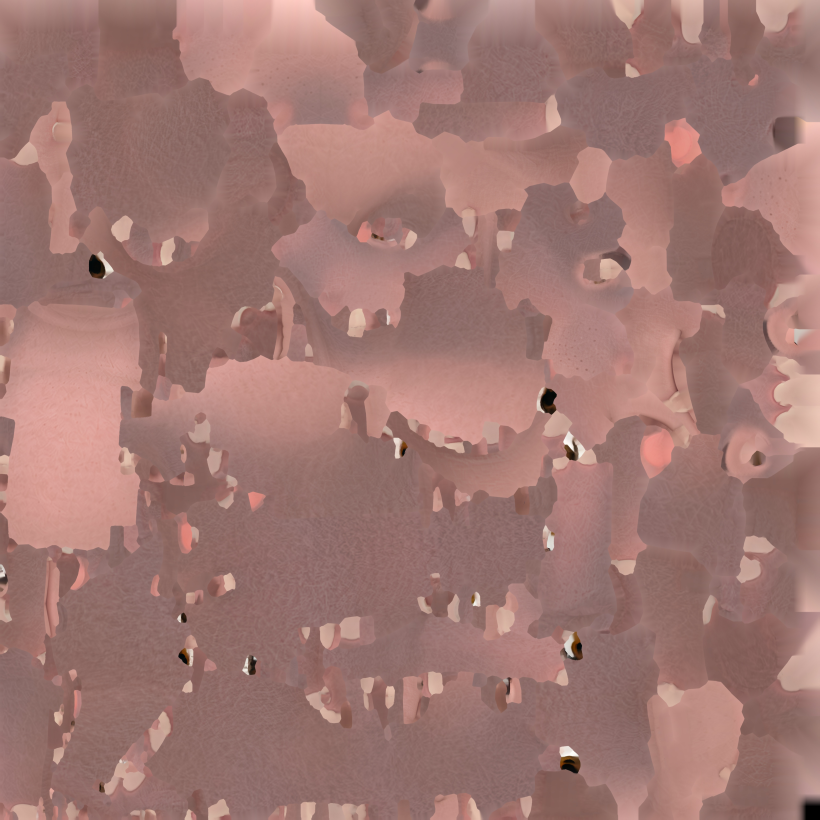
#> input picture assets/models/hippo/tripo-p2/hippo.fbm/hippo_basecolor.jpg, 4096 x 4096 px, found by its file name (shown at 1/5 size)
$ python hippo-maps.py
#> lines starting #> are read from the running program, lines starting #| are printed output that depends on the picture; after the words box and inside, x2 and y2 are one past the last pixel; in counts of white or black regions, pixels touching at a corner belong together
# Writes the web color map and the web normal map of the Tripo hippo from the maps of its FBX
# (design 4.5, assets/models/hippo/README.md, "Color map" and "Normal map"). The color map is the
# source image at 2048 pixels, with no change of a color: the skin, the ears, the teeth, and the
# eye paint stay as the FBX shows them. The normal map limits each tilt of the source, scales it to
# 1024 pixels, and stores the tilts times NORMAL_MAP_GAIN of src/scene/fur.ts. The output depends
# only on the input files and on cwebp 1.5.0.
#
# Usage: uv run --no-project --with numpy==2.5.4 --with pillow==13.0.0 python -I tools/hippo-maps.py
import os
import subprocess
import sys
import tempfile

import numpy as np
from PIL import Image

SOURCE = 'assets/models/hippo/tripo-p2/hippo.fbm/hippo_basecolor.jpg'
NORMAL_SOURCE = 'assets/models/hippo/tripo-p2/hippo.fbm/hippo_normal.jpg'
COLOR_OUT = 'assets/models/hippo/tripo-hand/hippo-color.webp'
NORMAL_OUT = 'assets/models/hippo/tripo-hand/hippo-normal.webp'
SIZE = 2048
NORMAL_SIZE = 1024
QUALITY = 60
#: The largest length of the x, y tilt of a normal of the source, and the gain of the stored tilts
#: (`NORMAL_MAP_GAIN` of src/scene/fur.ts). A larger tilt is a baked edge of the source mesh.
NORMAL_LIMIT = 0.2
NORMAL_GAIN = 4


def color_map():
    """Writes the color map: the source scaled to SIZE (Lanczos), WebP quality QUALITY, method 6."""
    image = Image.open(SOURCE).convert('RGB').resize((SIZE, SIZE), Image.LANCZOS)
    image.save(COLOR_OUT, 'WEBP', quality=QUALITY, method=6)
    print(f'{COLOR_OUT}: {SIZE} x {SIZE}, {os.path.getsize(COLOR_OUT)} bytes')


def normal_map():
    """Writes the normal map of the fur: each x, y tilt of the source limited to the length
    NORMAL_LIMIT, a box scale to NORMAL_SIZE, then the tilts times NORMAL_GAIN in red and green,
    255 in blue (the shader does not read it), and cwebp -q 60 -sharp_yuv -m 6. The limit comes
    before the gain, so that no stored value clips."""
    a = np.asarray(Image.open(NORMAL_SOURCE).convert('RGB')).astype(np.float64) / 255 * 2 - 1
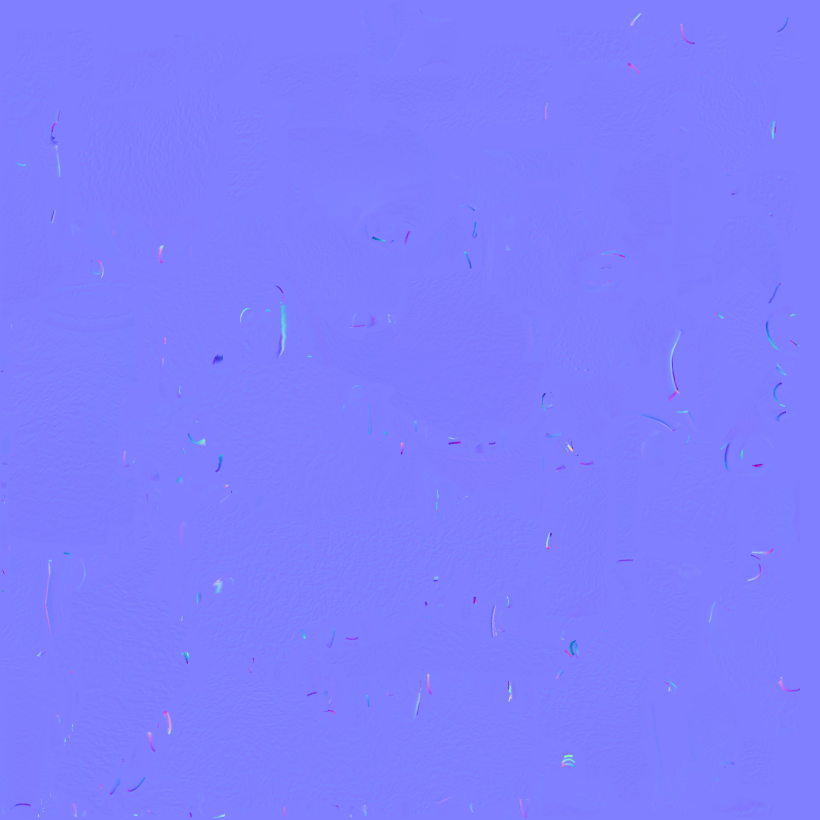
#> input picture assets/models/hippo/tripo-p2/hippo.fbm/hippo_normal.jpg, 4096 x 4096 px, found by its file name (shown at 1/5 size)
    t = a[..., :2].copy()
    length = np.linalg.norm(t, axis=-1)
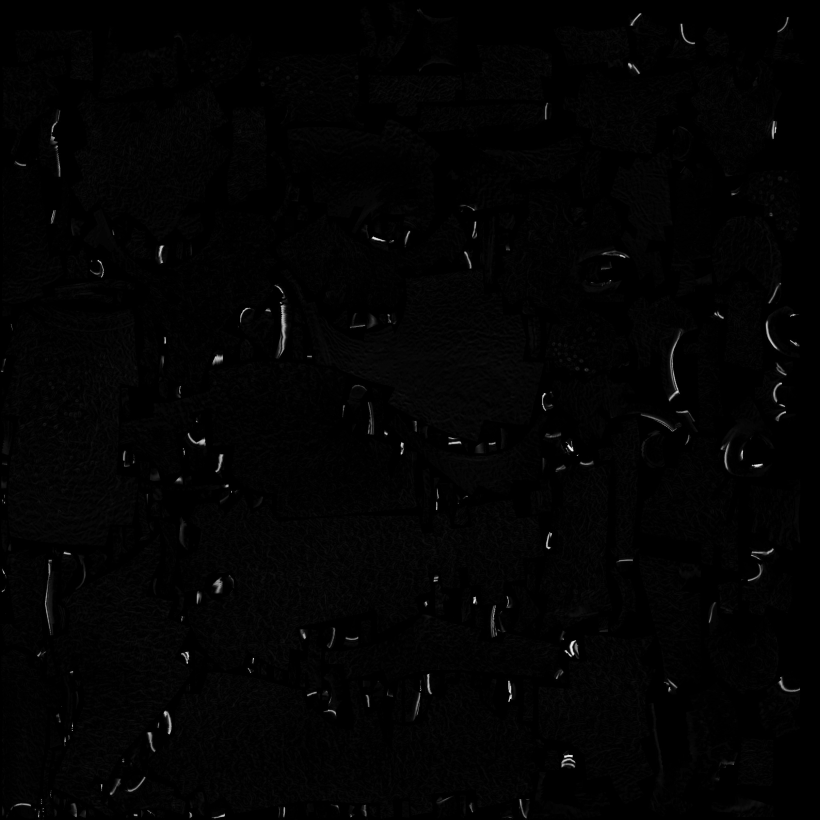
#> length: shape (4096, 4096) float64 (shown at 1/5 size); min 0.00555, max 1.02, mean 0.0185; drawn with min black and max white
    over = length > NORMAL_LIMIT
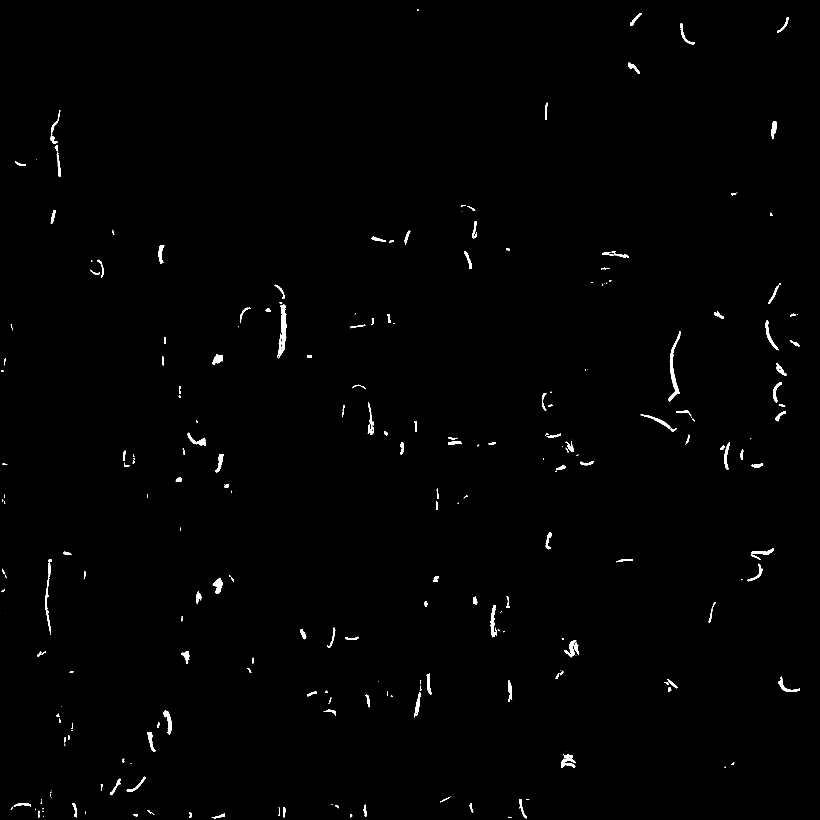
#> over: shape (4096, 4096) bool (shown at 1/5 size); 0.6% white; 367 white regions (142 under 20 px), largest, box (x1, y1, x2, y2) and area: (3343, 1657, 3404, 2007) 4465, (1392, 1522, 1434, 1791) 4423, (225, 2816, 255, 3167) 2161
    t[over] *= (NORMAL_LIMIT / length[over])[:, None]
    k = t.shape[0] // NORMAL_SIZE
#> k = 4
    small = t.reshape(NORMAL_SIZE, k, NORMAL_SIZE, k, 2).mean(axis=(1, 3))
    v = np.clip(small * NORMAL_GAIN, -1, 1)
    rgb = np.zeros((NORMAL_SIZE, NORMAL_SIZE, 3), np.uint8)
    rgb[..., :2] = np.round((v + 1) / 2 * 255).astype(np.uint8)
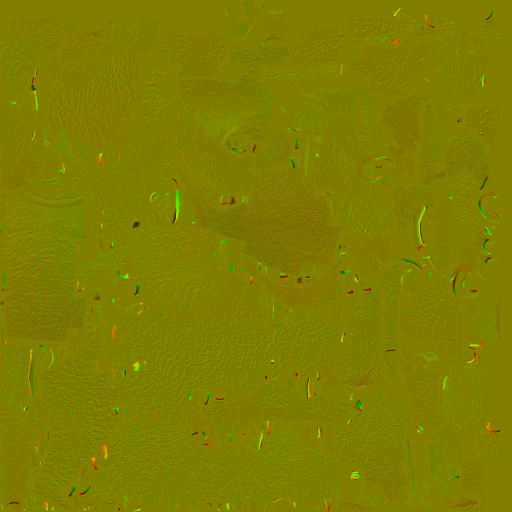
#> rgb: shape (1024, 1024, 3) (shown at 1/2 size); mean of channels 0, 1, 2 127, 125.5, 0; drawn as R, G, B
    rgb[..., 2] = 255
    with tempfile.TemporaryDirectory() as folder:
        png = os.path.join(folder, 'normal.png')
        Image.fromarray(rgb).save(png)
        subprocess.run(['cwebp', '-quiet', '-q', '60', '-sharp_yuv', '-m', '6', png, '-o', NORMAL_OUT],
                       check=True)
#> (this line was passed over: subprocess is not available in this run)
    print(f'{NORMAL_OUT}: {NORMAL_SIZE} x {NORMAL_SIZE}, {over.mean() * 100:.2f} % of the source '
          f'tilts limited, mean normal {np.round(a.reshape(-1, 3).mean(axis=0), 3).tolist()}')
#| assets/models/hippo/tripo-hand/hippo-normal.webp: 1024 x 1024, 0.60 % of the source tilts limited, mean normal [-0.001, -0.004, 0.993]


def main():
    which = sys.argv[1:] or ['color', 'normal']
    if 'color' in which:
        color_map()
    if 'normal' in which:
        normal_map()


if __name__ == '__main__':
    main()
